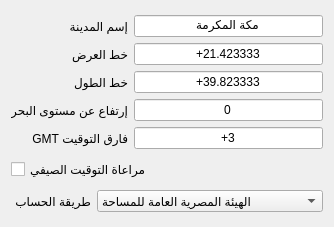
          <widget class="QWidget" name="page_2">
           <property name="geometry">
            <rect>
             <x>-236</x>
             <y>0</y>
             <width>334</width>
             <height>227</height>
            </rect>
           </property>
           <attribute name="label">
            <string>دول العالم الأخرى</string>
           </attribute>
           <layout class="QVBoxLayout" name="verticalLayout_13">
            <item>
             <layout class="QGridLayout" name="gridLayout_3">
              <item row="0" column="1">
               <widget class="QLineEdit" name="lineEdit_name_madina_monde">
                <property name="text">
                 <string>مكة المكرمة</string>
                </property>
                <property name="alignment">
                 <set>Qt::AlignmentFlag::AlignCenter</set>
                </property>
               </widget>
              </item>
              <item row="0" column="0">
               <widget class="QLabel" name="label_21">
                <property name="text">
                 <string>إسم المدينة</string>
                </property>
               </widget>
              </item>
              <item row="1" column="1">
               <widget class="QLineEdit" name="lineEdit_degreeLat_monde">
                <property name="layoutDirection">
                 <enum>Qt::LayoutDirection::LeftToRight</enum>
                </property>
                <property name="text">
                 <string>+21.423333</string>
                </property>
                <property name="alignment">
                 <set>Qt::AlignmentFlag::AlignCenter</set>
                </property>
               </widget>
              </item>
              <item row="1" column="0">
               <widget class="QLabel" name="label_24">
                <property name="text">
                 <string>خط العرض</string>
                </property>
               </widget>
              </item>
              <item row="2" column="1">
               <widget class="QLineEdit" name="lineEdit_degreeLong_monde">
                <property name="layoutDirection">
                 <enum>Qt::LayoutDirection::LeftToRight</enum>
                </property>
                <property name="text">
                 <string>+39.823333</string>
                </property>
                <property name="alignment">
                 <set>Qt::AlignmentFlag::AlignCenter</set>
                </property>
               </widget>
              </item>
              <item row="2" column="0">
               <widget class="QLabel" name="label_25">
                <property name="text">
                 <string>خط الطول</string>
                </property>
               </widget>
              </item>
              <item row="3" column="1">
               <widget class="QLineEdit" name="lineEdit_seaLevel_monde">
                <property name="layoutDirection">
                 <enum>Qt::LayoutDirection::LeftToRight</enum>
                </property>
                <property name="text">
                 <string>0</string>
                </property>
                <property name="alignment">
                 <set>Qt::AlignmentFlag::AlignCenter</set>
                </property>
               </widget>
              </item>
              <item row="3" column="0">
               <widget class="QLabel" name="label_22">
                <property name="text">
                 <string>إرتفاع عن مستوى البحر</string>
                </property>
               </widget>
              </item>
              <item row="4" column="1">
               <widget class="QLineEdit" name="lineEdit_gmtDiff_monde">
                <property name="layoutDirection">
                 <enum>Qt::LayoutDirection::LeftToRight</enum>
                </property>
                <property name="text">
                 <string>+3</string>
                </property>
                <property name="alignment">
                 <set>Qt::AlignmentFlag::AlignCenter</set>
                </property>
               </widget>
              </item>
              <item row="4" column="0">
               <widget class="QLabel" name="label_23">
                <property name="layoutDirection">
                 <enum>Qt::LayoutDirection::RightToLeft</enum>
                </property>
                <property name="text">
                 <string>فارق التوقيت GMT</string>
                </property>
               </widget>
              </item>
             </layout>
            </item>
            <item>
             <widget class="QCheckBox" name="checkBox_Heure_ete">
              <property name="text">
               <string>مراعاة التوقيت الصيفي</string>
              </property>
             </widget>
            </item>
            <item>
             <layout class="QHBoxLayout" name="horizontalLayout_5">
              <item>
               <widget class="QLabel" name="label_26">
                <property name="text">
                 <string>طريقة الحساب</string>
                </property>
               </widget>
              </item>
              <item>
               <widget class="QComboBox" name="comboBox_Method_monde">
                <item>
                 <property name="text">
                  <string>الهيئة المصرية العامة للمساحة</string>
                 </property>
                </item>
                <item>
                 <property name="text">
                  <string>جامعة العلوم الإسلامية بكراشي، شافعي</string>
                 </property>
                </item>
                <item>
                 <property name="text">
                  <string>جامعة العلوم الإسلامية بكراشي، حنبلي</string>
                 </property>
                </item>
                <item>
                 <property name="text">
                  <string>الإتحاد الإسلامي بأمريكا الشمالية</string>
                 </property>
                </item>
                <item>
                 <property name="text">
                  <string>رابطة العالم الإسلامي</string>
                 </property>
                </item>
                <item>
                 <property name="text">
                  <string>تقويم أم القرى، السعودية</string>
                 </property>
                </item>
                <item>
                 <property name="text">
                  <string>عشاء دائما في 90 درجات</string>
                 </property>
                </item>
                <item>
                 <property name="text">
                  <string>الهيئة المصرية العامة للمساحة، مصر</string>
                 </property>
                </item>
               </widget>
              </item>
             </layout>
            </item>
           </layout>
          </widget>
